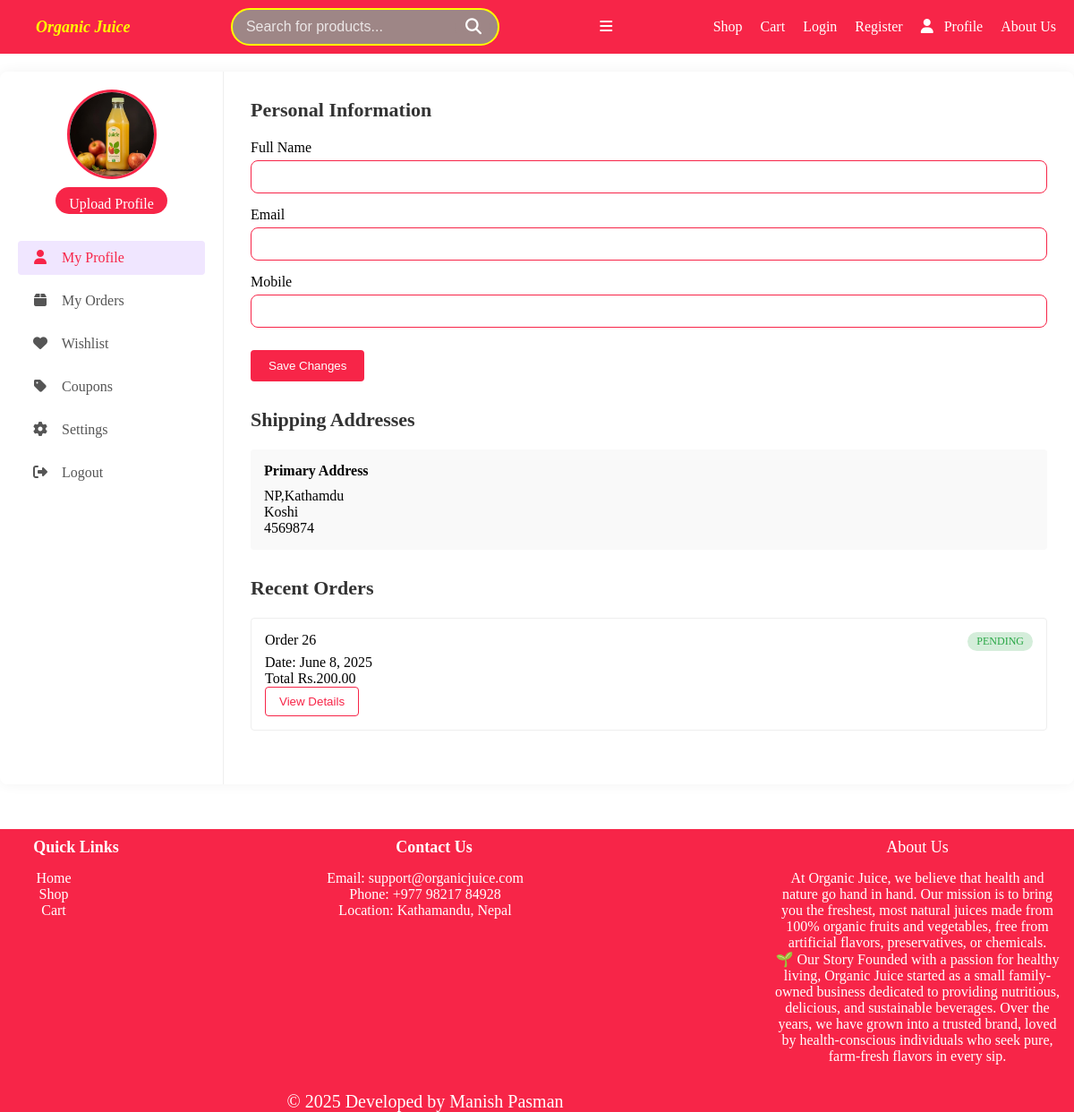
/profile/ (signed in), run on the app's committed database.
### ecomapp/models.py (models this page shows, shortened)
class UserProfile(models.Model):
    user = models.OneToOneField(User, on_delete=models.CASCADE)
    mobile = models.CharField(max_length=15)
    profileimg = models.ImageField(upload_to="product_img", default="product_img/backimg.jpg")

class Order(models.Model):
    STATUS_CHOICES = [
        ('PENDING', 'Pending'),
        ('SHIPPED', 'Shipped'),
        ('DELIVERED', 'Delivered'),
        ('CANCELLED', 'Cancelled'),
    ]
    user = models.ForeignKey(User, on_delete=models.CASCADE)
    firstName = models.CharField(max_length=255)
    lastName = models.CharField(max_length=255)
    country = CountryField(blank_label='(Select country)', default='NP')
    city = models.CharField(max_length=255)
    state = models.CharField(max_length=255)
    zipCode = models.CharField(max_length=255)
    phone = models.CharField(max_length=255)
    email = models.CharField(max_length=255)
    cart = models.ForeignKey(Cart, on_delete=models.CASCADE)
    totalPrice = models.DecimalField(max_digits=7, decimal_places=2)
    orderDate = models.DateField(auto_now_add=True)
    orderStatus = models.CharField(max_length=10, choices=STATUS_CHOICES, default='PENDING')
    is_paid = models.BooleanField(default=False)

### ecomapp/views.py (the view, shortened to what this page needs)
# urls.py: path('profile/', views.userProfile, name='profile'),
@login_required
def userProfile(request):
    userdetail = request.user
    userinfo = UserProfile.objects.get(user = userdetail)
    user_address = Order.objects.filter(user=userdetail).order_by('-id').first()
    recent_orders = Order.objects.filter(user=userdetail).order_by('-id')[:5]
    return render(request, 'profile.html',{
        'detail':userdetail,
        'userinfo':userinfo,
        'user_address':user_address,
        'recent_order':recent_orders
        })

### ecomapp/templates/profile.html (shortened to what this page needs)
{% load static %}
<!DOCTYPEHTML>
<html>
  <head>
    <link rel="stylesheet" href="{% static 'css/profilestyle.css'%}">
  </head>
  <body>
    {% include 'includes/navbar.html' %}
    <div class="profile-container">
      <aside class="sidebar">
        <div class="user-info">
          <img src="{{userinfo.profileimg.url}}" alt="Profile" class="profile-pic">
          <a id='btn' href="{% url 'profileupdate' %}" class="btn">Upload Profile</a>
        </div>
        <nav class="profile-menu">
          <a href="#" class="active"><i class="fas fa-user"></i> My Profile</a>
          <a href="#"><i class="fas fa-box"></i> My Orders</a>
          <a href="#"><i class="fas fa-heart"></i> Wishlist</a>
          <a href="#"><i class="fas fa-tag"></i> Coupons</a>
          <a href="#"><i class="fas fa-cog"></i> Settings</a>
          {% if user.is_authenticated %}
          <form method="POST" action="{% url 'logout' %}">
            <button type="submit" class="logout">
              <i class="fas fa-sign-out-alt"></i> Logout
            </button>
          </form>
          {% endif %}
        </nav>
      </aside>
      <main class="profile-content">
        <section class="profile-section">
          <h2>Personal Information</h2>
          <form class="profile-form" method = 'POST'>
            <div class="form-group">
              <label>Full Name</label>
              <input type="text" name="full_name" value="{{detail.first_name}} {{detail.last_name}}">
            </div>
            <div class="form-group">
              <label>Email</label>
              <input type="email" name="email" value="{{detail.email}}">
            </div>
            <div class="form-group">
              <label>Mobile</label>
              <input type="tel" name="number" value="{{userinfo.mobile}}">
            </div>
            <button type="submit" class="save-btn">Save Changes</button>
            </form>
        </section>
        <section class="profile-section">
          <h2>Shipping Addresses</h2>
          {% if user_address %}
          <div class="address-card">
            <h3>Primary Address</h3>
            <p>{{user_address.country}},{{user_address.city}}</p>
            <p>{{user_address.state}}</p>
            <p>{{user_address.zipCode}}</p>
          </div>
          {% endif %}
        </section>
        <section class="profile-section">
          <h2>Recent Orders</h2>
          {% for order in recent_order %}
          <div class="order-card">
            <div class="order-header">
              <span>Order {{order.id}}</span>
              <span class="order-status shipped">{{order.orderStatus}}</span>
            </div>
            <p>Date: {{order.orderDate}} </p>
            <p> Total Rs.{{order.totalPrice}}</p>
            <button class="track-btn">View Details</button>
          </div>
          {% endfor %}
        </section>
      </main>
    </div>
    {% include 'includes/footer.html' %}
  </body>
</html>

### ecomapp/static/css/profilestyle.css (style rules this page uses)
.profile-container { display: flex; max-width: 1200px; margin: 20px auto; background: white; border-radius: 8px; box-shadow: 0 0 15px rgba(0, 0, 0, 0.05); }
.sidebar { width: 250px; padding: 20px; border-right: 1px solid #eee; }
.user-info { text-align: center; margin-bottom: 30px; }
.profile-pic { width: 100px; height: 100px; border-radius: 50%; object-fit: cover; margin-bottom: 5px; border: 3px solid #f72548; }
#btn { display: inline-block; padding: 10px 15px; text-decoration: none; border-radius: 15px; height: 30px; background-color: #f72548; color: white; }
.profile-menu { display: flex; flex-direction: column; gap: 10px; }
.profile-menu a { padding: 10px 15px; color: #555; text-decoration: none; border-radius: 4px; transition: 0.3s; }
.logout { padding: 10px 15px; background: none; border:none; color: #555; font: inherit; cursor: pointer; text-decoration: none; border-radius: 4px; transition: 0.3s; }
.profile-menu a:hover, .profile-menu a.active { background: #f0e6ff; color:#f72548; }
.profile-menu i { margin-right: 10px; width: 20px; text-align: center; }
.profile-content { flex: 1; padding: 30px; }
.profile-section { margin-bottom: 30px; }
.profile-section h2 { margin-bottom: 20px; color: #333; font-size: 22px; }
.profile-form .form-group { margin-bottom: 15px; }
.profile-form label { display: block; margin-bottom: 5px; font-weight: 500; }
.profile-form input { width: 100%; padding: 10px; border: 1px solid #f72548; border-radius: 8px; }
.save-btn { background: #f72548; color: white; border: none; padding: 10px 20px; border-radius: 4px; cursor: pointer; margin-top: 10px; }
.edit-btn, .add-address-btn, .track-btn { background: transparent; border: 1px solid #f72548; color:#f72548; padding: 8px 15px; border-radius: 4px; cursor: pointer; transition: 0.3s; }
.address-card { background: #f9f9f9; padding: 15px; border-radius: 4px; margin-bottom: 10px; }
.address-card h3 { margin-bottom: 10px; font-size: 16px; }
.order-card { border: 1px solid #eee; padding: 15px; border-radius: 4px; margin-bottom: 3px; }
.order-header { display: flex; justify-content: space-between; margin-bottom: 4px; }
.order-status { font-size: 12px; padding: 3px 10px; border-radius: 20px; }
.order-status.shipped { background: #d4edda; color: #28a745; }

### ecomapp/static/css/navstyle.css (style rules this page uses)
* { margin: 0; padding: 0; box-sizing: border-box; }

### data on the page
UserProfile: profileimg (picture)
Order: country "NP", city "Kathamdu", state "Koshi", zipCode "4569874", id "26", orderStatus "PENDING", orderDate "June 8, 2025", totalPrice "200.00"
